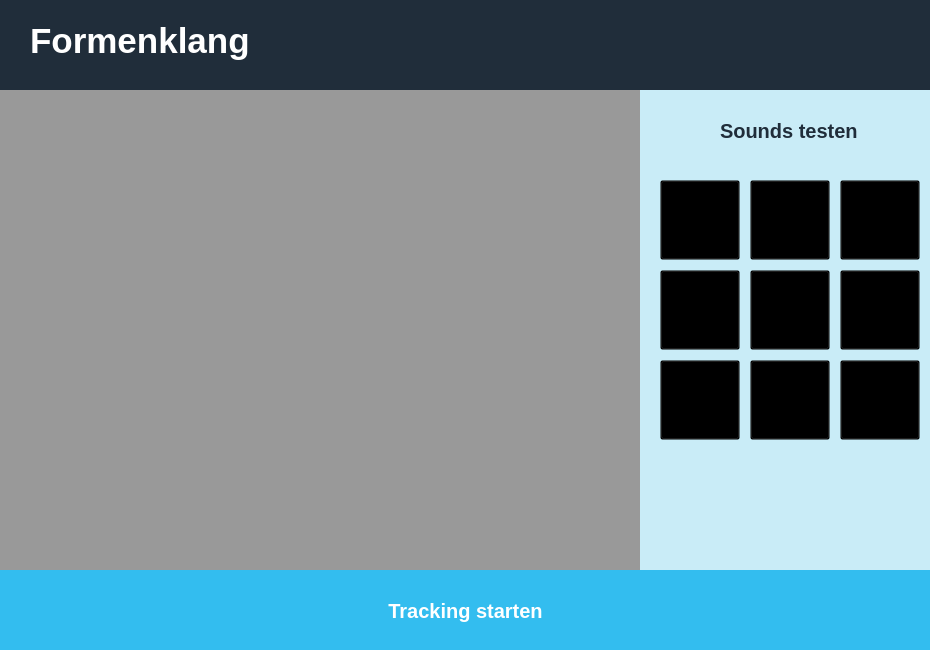
<?xml version="1.0" encoding="UTF-8"?>
<ui version="4.0">
 <class>MainWindow</class>
 <widget class="QMainWindow" name="MainWindow">
  <property name="geometry">
   <rect>
    <x>0</x>
    <y>0</y>
    <width>930</width>
    <height>650</height>
   </rect>
  </property>
  <property name="sizePolicy">
   <sizepolicy hsizetype="Fixed" vsizetype="Fixed">
    <horstretch>0</horstretch>
    <verstretch>0</verstretch>
   </sizepolicy>
  </property>
  <property name="minimumSize">
   <size>
    <width>930</width>
    <height>650</height>
   </size>
  </property>
  <property name="maximumSize">
   <size>
    <width>930</width>
    <height>650</height>
   </size>
  </property>
  <property name="windowTitle">
   <string>MainWindow</string>
  </property>
  <property name="styleSheet">
   <string notr="true">background-color: #202d3a;
color: #ffffff;</string>
  </property>
  <widget class="QWidget" name="centralWidget">
   <widget class="QPushButton" name="playStopBtn">
    <property name="geometry">
     <rect>
      <x>0</x>
      <y>570</y>
      <width>931</width>
      <height>81</height>
     </rect>
    </property>
    <property name="styleSheet">
     <string notr="true">#playStopBtn {
color: #ffffff;
font-weight:bold;
font-size:20px;
background-color: #33bdef;
selection-color: #ffffff ;
selection-background-color: #33bdef ; 
border: 0;
cursor:pointer;
}
#playStopBtn:hover {
color: #ffffff;
background-color: #019ad2;
selection-color: #ffffff ;
selection-background-color: #019ad2 ; 
border: 0;
}</string>
    </property>
    <property name="text">
     <string>Tracking starten</string>
    </property>
   </widget>
   <widget class="VideoWidget" name="inputFrame_2">
    <property name="geometry">
     <rect>
      <x>0</x>
      <y>90</y>
      <width>640</width>
      <height>480</height>
     </rect>
    </property>
    <property name="styleSheet">
     <string notr="true">border: 0;
background-color: #999999;
width: 100%;</string>
    </property>
    <property name="frameShape">
     <enum>QFrame::Box</enum>
    </property>
    <property name="text">
     <string/>
    </property>
    <property name="scaledContents">
     <bool>false</bool>
    </property>
    <property name="alignment">
     <set>Qt::AlignCenter</set>
    </property>
   </widget>
   <widget class="QWidget" name="widget" native="true">
    <property name="geometry">
     <rect>
      <x>640</x>
      <y>90</y>
      <width>291</width>
      <height>480</height>
     </rect>
    </property>
    <property name="styleSheet">
     <string notr="true">background-color: #c9ecf7;</string>
    </property>
    <widget class="QPushButton" name="quadrat_rot">
     <property name="geometry">
      <rect>
       <x>20</x>
       <y>270</y>
       <width>80</width>
       <height>80</height>
      </rect>
     </property>
     <property name="styleSheet">
      <string notr="true">
background: transparent;
border-image: url(:images/images/quadrat_rot.png);
background-repeat: none;
</string>
     </property>
     <property name="text">
      <string/>
     </property>
    </widget>
    <widget class="QPushButton" name="quadrat_gruen">
     <property name="geometry">
      <rect>
       <x>20</x>
       <y>90</y>
       <width>80</width>
       <height>80</height>
      </rect>
     </property>
     <property name="styleSheet">
      <string notr="true">
background: transparent;
border-image: url(:images/images/quadrat_gruen.png);
background-repeat: none;
</string>
     </property>
     <property name="text">
      <string/>
     </property>
    </widget>
    <widget class="QPushButton" name="quadrat_blau">
     <property name="geometry">
      <rect>
       <x>20</x>
       <y>180</y>
       <width>80</width>
       <height>80</height>
      </rect>
     </property>
     <property name="styleSheet">
      <string notr="true">
background: transparent;
border-image: url(:images/images/quadrat_blau.png);
background-repeat: none;
</string>
     </property>
     <property name="text">
      <string/>
     </property>
    </widget>
    <widget class="QPushButton" name="dreieck_blau">
     <property name="geometry">
      <rect>
       <x>110</x>
       <y>180</y>
       <width>80</width>
       <height>80</height>
      </rect>
     </property>
     <property name="styleSheet">
      <string notr="true">
background: transparent;
border-image: url(:images/images/dreieck_blau.png);
background-repeat: none;
</string>
     </property>
     <property name="text">
      <string/>
     </property>
    </widget>
    <widget class="QPushButton" name="dreieck_gruen">
     <property name="geometry">
      <rect>
       <x>110</x>
       <y>90</y>
       <width>80</width>
       <height>80</height>
      </rect>
     </property>
     <property name="styleSheet">
      <string notr="true">
background: transparent;
border-image: url(:images/images/dreieck_gruen.png);
background-repeat: none;
</string>
     </property>
     <property name="text">
      <string/>
     </property>
    </widget>
    <widget class="QPushButton" name="dreieck_rot">
     <property name="geometry">
      <rect>
       <x>110</x>
       <y>270</y>
       <width>80</width>
       <height>80</height>
      </rect>
     </property>
     <property name="styleSheet">
      <string notr="true">
background: transparent;
border-image: url(:images/images/dreieck_rot.png);
background-repeat: none;
</string>
     </property>
     <property name="text">
      <string/>
     </property>
    </widget>
    <widget class="QPushButton" name="pentagon_rot">
     <property name="geometry">
      <rect>
       <x>200</x>
       <y>270</y>
       <width>80</width>
       <height>80</height>
      </rect>
     </property>
     <property name="styleSheet">
      <string notr="true">
background: transparent;
border-image: url(:images/images/pentagon_rot.png);
background-repeat: none;
</string>
     </property>
     <property name="text">
      <string/>
     </property>
    </widget>
    <widget class="QPushButton" name="pentagon_gruen">
     <property name="geometry">
      <rect>
       <x>200</x>
       <y>90</y>
       <width>80</width>
       <height>80</height>
      </rect>
     </property>
     <property name="styleSheet">
      <string notr="true">
background: transparent;
border-image: url(:images/images/pentagon_gruen.png);
background-repeat: none;
</string>
     </property>
     <property name="text">
      <string/>
     </property>
    </widget>
    <widget class="QPushButton" name="pentagon_blau">
     <property name="geometry">
      <rect>
       <x>200</x>
       <y>180</y>
       <width>80</width>
       <height>80</height>
      </rect>
     </property>
     <property name="styleSheet">
      <string notr="true">
background: transparent;
border-image: url(:images/images/pentagon_blau.png);
background-repeat: none;
</string>
     </property>
     <property name="text">
      <string/>
     </property>
    </widget>
    <widget class="QLabel" name="label_2">
     <property name="geometry">
      <rect>
       <x>80</x>
       <y>20</y>
       <width>281</width>
       <height>41</height>
      </rect>
     </property>
     <property name="styleSheet">
      <string notr="true">font-size: 20px;
font-weight: bold;
color: #202d3a;
</string>
     </property>
     <property name="text">
      <string>Sounds testen</string>
     </property>
    </widget>
   </widget>
   <widget class="QLabel" name="label">
    <property name="geometry">
     <rect>
      <x>30</x>
      <y>20</y>
      <width>241</width>
      <height>41</height>
     </rect>
    </property>
    <property name="styleSheet">
     <string notr="true">font-size: 35px;
font-weight: bold;
</string>
    </property>
    <property name="text">
     <string>Formenklang</string>
    </property>
   </widget>
  </widget>
 </widget>
 <layoutdefault spacing="6" margin="11"/>
 <customwidgets>
  <customwidget>
   <class>VideoWidget</class>
   <extends>QLabel</extends>
   <header>videowidget.h</header>
  </customwidget>
 </customwidgets>
 <resources/>
 <connections/>
</ui>
